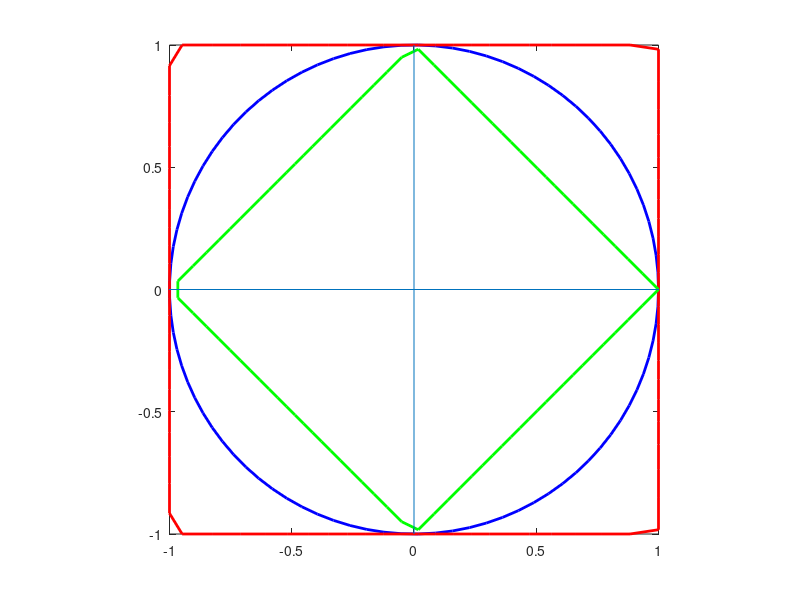

This chart was generated by the following MATLAB code:
theta = linspace(0,2*pi,90);
plot(cos(theta),sin(theta),'b','linewidth',2)
axis equal
hold on;

p = [cos(theta);sin(theta)];
norm_inf = max(abs(p));
Pinf = p;
Pinf(1, :) = p(1, :)./norm_inf;
Pinf(2, :) = p(2, :)./norm_inf;
plot(Pinf(1, :),Pinf(2, :),'r','linewidth',2)
hold on;

norm_1 = sum(abs(p));
p1 = p;
p1(1, :) = p1(1, :)./norm_1;
p1(2, :) = p1(2, :)./norm_1;
plot(p1(1, :),p1(2, :),'g','linewidth',2)
hold on;

xL = xlim;
yL = ylim;
line([0 0], yL);
line(xL,[0 0]);
axis([-1 1 -1 1]);